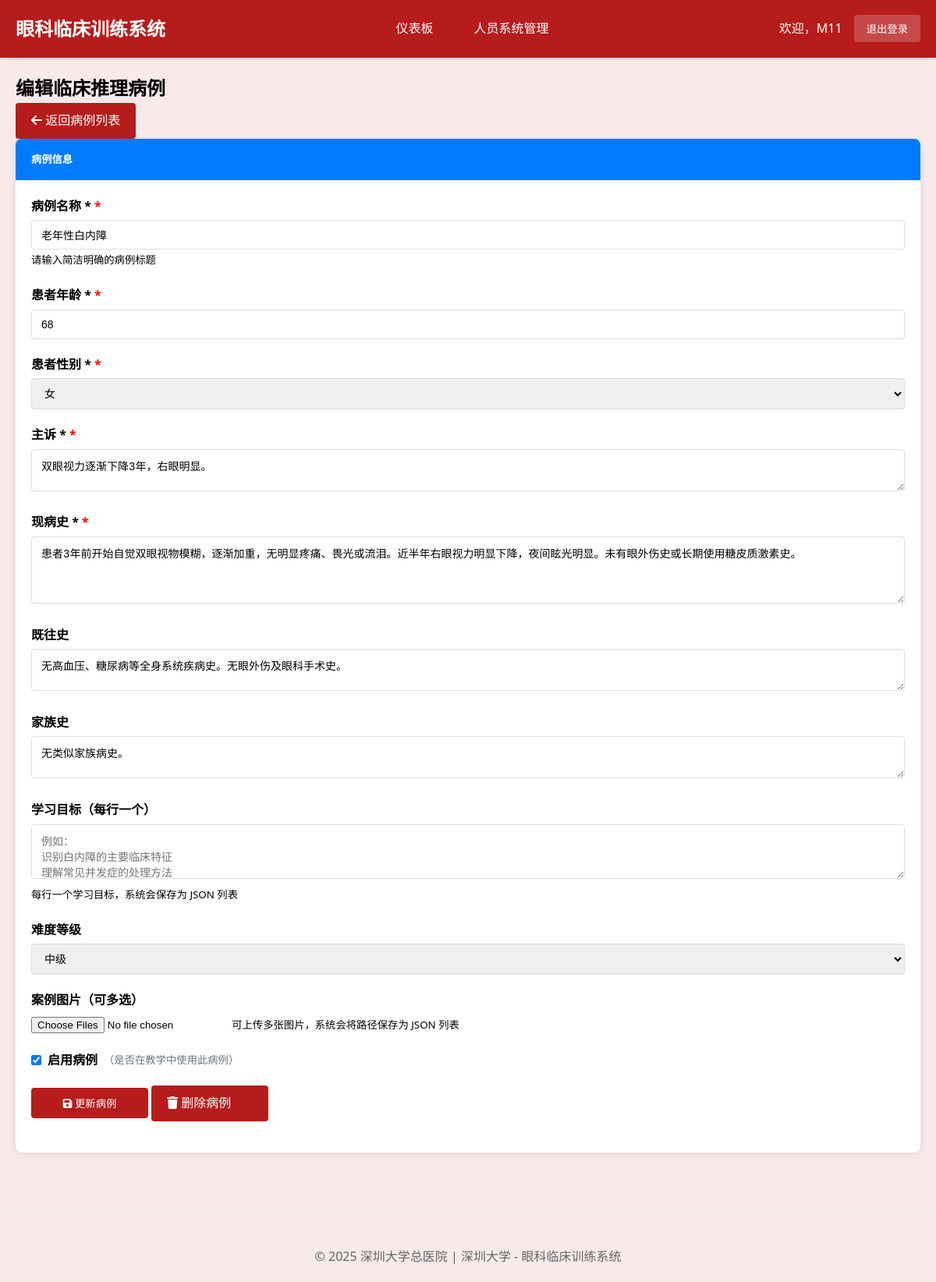
The page /teacher/clinical-cases/CCC7D361F8/edit/ (signed in) on the database its author committed.
### cases/models.py (models this page shows, shortened)
class ClinicalCase(models.Model):
    title = models.CharField(max_length=200, verbose_name="案例标题")
    case_id = models.CharField(max_length=50, unique=True, verbose_name="案例编号")
    patient_age = models.IntegerField(verbose_name="患者年龄")
    patient_gender = models.CharField(max_length=10, choices=[('M', '男'), ('F', '女')], verbose_name="患者性别")
    chief_complaint = models.TextField(verbose_name="主诉")
    present_illness = models.TextField(verbose_name="现病史")
    past_history = models.TextField(blank=True, verbose_name="既往史")
    family_history = models.TextField(blank=True, verbose_name="家族史")
    learning_objectives = models.JSONField(verbose_name="学习目标", help_text="JSON格式存储多个学习目标")
    difficulty_level = models.CharField(
        max_length=20,
        choices=[('beginner', '初级'), ('intermediate', '中级'), ('advanced', '高级')],
        default='intermediate',
        verbose_name="难度等级"
    )
    is_active = models.BooleanField(default=True, verbose_name="是否启用")
    created_by = models.ForeignKey(User, on_delete=models.CASCADE, verbose_name="创建者")
    created_at = models.DateTimeField(auto_now_add=True, verbose_name="创建时间")
    updated_at = models.DateTimeField(auto_now=True, verbose_name="更新时间")
    case_images = models.JSONField(blank=True, null=True, verbose_name="案例图片", help_text="存储图片路径的JSON数组")
    class Meta:
        verbose_name = "临床案例"
        verbose_name_plural = "临床案例"
        ordering = ['-created_at']

### cases/views.py (the view, shortened to what this page needs)
# urls.py: path('teacher/clinical-cases/<str:case_id>/edit/', views.teacher_clinical_case_edit, name='teacher_clinical_case_edit'),
@login_required
@user_passes_test(is_teacher, login_url='login')
def teacher_clinical_case_edit(request, case_id):
    case = get_object_or_404(ClinicalCase, case_id=case_id)
    context = {
        'case': case,
        'difficulty_choices': ClinicalCase._meta.get_field('difficulty_level').choices,
        'is_edit': True,
    }
    return render(request, 'teacher/clinical_case_form.html', context)

### cases/views.py (called while the page is built)
def is_teacher(user):
    return user.groups.filter(name='Teachers').exists() or user.is_superuser

### cases/templates/teacher/clinical_case_form.html (shortened to what this page needs)
{% extends 'base.html' %}
{% block content %}
<div class="container-fluid">
    <div class="row">
        <div class="col-12">
            <div class="d-flex justify-content-between align-items-center mb-3">
                <h2>{% if is_edit %}编辑临床推理病例{% else %}创建临床推理病例{% endif %}</h2>
                <a href="{% url 'teacher_clinical_case_list' %}" class="btn btn-secondary">
                    <i class="fas fa-arrow-left"></i> 返回病例列表
                </a>
            </div>
            <div class="card">
                <div class="card-header">
                    <h5 class="mb-0">病例信息</h5>
                </div>
                <div class="card-body">
                    <form method="post" enctype="multipart/form-data">
                        <div class="row">
                            <div class="col-md-8">
                                <div class="form-group">
                                    <label for="title" class="required">病例名称 *</label>
                                    <input type="text" class="form-control" id="title" name="title"
                                           value="{% if case %}{{ case.title }}{% endif %}"
                                           required maxlength="200"
                                           placeholder="请输入病例名称">
                                    <small class="form-text text-muted">请输入简洁明确的病例标题</small>
                                </div>
                                <div class="form-group">
                                    <label for="patient_age" class="required">患者年龄 *</label>
                                    <input type="number" class="form-control" id="patient_age" name="patient_age"
                                           value="{% if case %}{{ case.patient_age }}{% endif %}"
                                           required min="1" max="120"
                                           placeholder="例如：45">
                                </div>
                                <div class="form-group">
                                    <label for="patient_gender" class="required">患者性别 *</label>
                                    <select class="form-control" id="patient_gender" name="patient_gender" required>
                                        <option value="F" {% if case.patient_gender == 'F' %}selected{% endif %}>女</option>
                                    </select>
                                </div>
                                <div class="form-group">
                                    <label for="chief_complaint" class="required">主诉 *</label>
                                    <textarea class="form-control" id="chief_complaint" name="chief_complaint" rows="2" required
                                              placeholder="请输入主诉">{% if case %}{{ case.chief_complaint }}{% endif %}</textarea>
                                </div>
                                <div class="form-group">
                                    <label for="present_illness" class="required">现病史 *</label>
                                    <textarea class="form-control" id="present_illness" name="present_illness" rows="4" required
                                              placeholder="请输入现病史">{% if case %}{{ case.present_illness }}{% endif %}</textarea>
                                </div>
                                <div class="form-group">
                                    <label for="past_history">既往史</label>
                                    <textarea class="form-control" id="past_history" name="past_history" rows="2"
                                              placeholder="既往史（可选）">{% if case %}{{ case.past_history }}{% endif %}</textarea>
                                </div>
                                <div class="form-group">
                                    <label for="family_history">家族史</label>
                                    <textarea class="form-control" id="family_history" name="family_history" rows="2"
                                              placeholder="家族史（可选）">{% if case %}{{ case.family_history }}{% endif %}</textarea>
                                </div>
                                <div class="form-group">
                                    <label for="learning_objectives">学习目标（每行一个）</label>
                                    <textarea class="form-control" id="learning_objectives" name="learning_objectives" rows="3" placeholder="例如：&#10;识别白内障的主要临床特征&#10;理解常见并发症的处理方法"></textarea>
                                    <small class="form-text text-muted">每行一个学习目标，系统会保存为 JSON 列表</small>
                                </div>
                            </div>
                            <div class="col-md-4">
                                <div class="form-group">
                                    <label for="difficulty_level">难度等级</label>
                                    <select class="form-control" id="difficulty_level" name="difficulty_level">
                                        {% for value, label in difficulty_choices %}
                                        <option value="{{ value }}" {% if case.difficulty_level == value %}selected{% elif not case and value == 'intermediate' %}selected{% endif %}>{{ label }}</option>
                                        {% endfor %}
                                    </select>
                                </div>
                                <div class="form-group">
                                    <label for="case_images">案例图片（可多选）</label>
                                    <input type="file" class="form-control-file" id="case_images" name="case_images"
                                           accept="image/*" multiple>
                                    <small class="form-text text-muted">可上传多张图片，系统会将路径保存为 JSON 列表</small>
                                </div>
                                <div class="form-group">
                                    <div style="display: flex; align-items: center; gap: 8px;">
                                        <input type="checkbox" class="form-check-input" id="is_active" name="is_active"
                                               {% if not case or case.is_active %}checked{% endif %}
                                               style="margin: 0;">
                                        <label for="is_active" style="margin: 0; font-weight: 600;">
                                            启用病例
                                        </label>
                                        <small style="color: #6c757d; margin: 0;">（是否在教学中使用此病例）</small>
                                    </div>
                                </div>
                            </div>
                        </div>
                        <div class="form-group mt-4">
                            {% if is_edit %}
                            <div class="d-flex justify-content-center gap-3">
                                <button type="submit" class="btn btn-primary btn-lg" style="min-width: 150px;">
                                    <i class="fas fa-save"></i> 更新病例
                                </button>
                                <a href="{% url 'teacher_clinical_case_delete' case.case_id %}" class="btn btn-primary btn-lg" style="min-width: 150px;" onclick="return confirm('确定删除此病例吗？')">
                                    <i class="fas fa-trash"></i> 删除病例
                                </a>
                            </div>
                            {% endif %}
                        </div>
                    </form>
                </div>
            </div>
        </div>
    </div>
</div>
{% endblock %}

### cases/templates/base.html (shortened to what this page needs)
{% load static %}
<!DOCTYPE html>
<html lang="zh-cn">
<head>
    <link rel="stylesheet" href="https://cdnjs.cloudflare.com/ajax/libs/font-awesome/6.0.0/css/all.min.css">
</head>
<body>
    <header class="header">
        <div class="nav-container">
            <div class="logo">眼科临床训练系统</div>
            {% if user.is_authenticated %}
            <nav class="nav-links">
                {% if user.groups.all.0.name == 'Teachers' or user.is_superuser %}
                    <a href="{% url 'teacher_dashboard' %}">仪表板</a>
                    <a href="{% url 'system_management' %}">人员系统管理</a>
                {% else %}
                    <a href="{% url 'student_dashboard' %}">我的学习</a>
                    <a href="{% url 'clinical_case_list' %}">临床推理学习</a>
                    <a href="{% url 'student_learning_notes' %}">学习笔记</a>
                {% endif %}
            </nav>
            <div class="user-info">
                <span>欢迎，{{ user.get_full_name|default:user.username }}</span>
                <form method="post" action="{% url 'logout' %}" style="display: inline;">
                    <button type="submit" class="logout-btn">退出登录</button>
                </form>
            </div>
            {% endif %}
        </div>
    </header>
    <main class="container">
        {% block content %}{% endblock %}
    </main>
    <footer class="footer">
        <p>&copy; 2025 深圳大学总医院 | 深圳大学 - 眼科临床训练系统</p>
    </footer>
</body>
</html>

### cases/templates/base.html (style rules this page uses)
* { margin: 0; padding: 0; box-sizing: border-box; }
body { font-family: 'Segoe UI', Tahoma, Geneva, Verdana, sans-serif; background: #f8eaea; line-height: 1.6; }
.header { background: #b71c1c; color: white; padding: 1rem 0; box-shadow: 0 2px 4px rgba(0,0,0,0.1); }
.nav-container { max-width: 1200px; margin: 0 auto; padding: 0 20px; display: flex; justify-content: space-between; align-items: center; }
.logo { font-size: 1.5rem; font-weight: bold; }
.nav-links { display: flex; gap: 20px; }
.nav-links a { color: white; text-decoration: none; padding: 8px 16px; border-radius: 4px; transition: background 0.3s; }
.user-info { display: flex; align-items: center; gap: 15px; }
.logout-btn { background: rgba(255,255,255,0.2); color: white; border: none; padding: 8px 16px; border-radius: 4px; cursor: pointer; text-decoration: none; }
.container { max-width: 1200px; margin: 0 auto; padding: 20px; }
.btn { display: inline-block; padding: 10px 20px; background: #b71c1c; color: white; text-decoration: none; border-radius: 4px; border: none; cursor: pointer; transition: background 0.3s; }
.card { background: white; border-radius: 8px; box-shadow: 0 2px 8px rgba(0,0,0,0.1); margin-bottom: 20px; }
.card-header { padding: 16px 20px; border-bottom: 1px solid #eee; font-weight: bold; background: #f8f9fa; border-radius: 8px 8px 0 0; }
.card-body { padding: 20px; }
.form-group { margin-bottom: 20px; }
.form-group label { display: block; margin-bottom: 5px; font-weight: bold; }
.form-control { width: 100%; padding: 10px 12px; border: 1px solid #ddd; border-radius: 4px; font-size: 14px; }
.footer { text-align: center; color: #666; padding: 40px 0 20px 0; margin-top: 40px; border-top: 1px solid #eee; }

### cases/templates/teacher/clinical_case_form.html (style rules this page uses)
.card-header { background-color: #007bff; color: white; }
.card-header h5 { color: white; }
.required::after { content: " *"; color: red; }
.form-group label { font-weight: 600; margin-bottom: 5px; }

### rows shown on the page
ClinicalCase: title "老年性白内障", patient_age "68", patient_gender "女", chief_complaint "双眼视力逐渐下降3年，右眼明显。", present_illness "患者3年前开始自觉双眼视物模糊，逐渐加重，无明显疼痛、畏光或流泪。近半年右眼视力明显下降，夜间眩光明显。未有眼外伤史或长期使用糖皮质激素史。", past_history "无高血压、糖尿病等全身系统疾病史。无眼外伤及眼科手术史。", family_history "无类似家族病史。", difficulty_level "中级", is_active "☑"

### other values the page prints
{{ user.get_full_name|default:user.username }} "M11"
